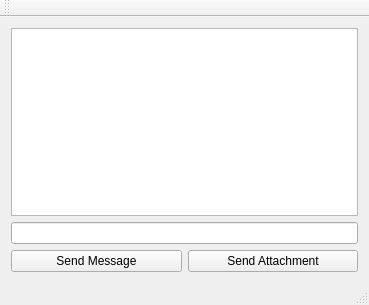
<?xml version="1.0" encoding="UTF-8"?>
<ui version="4.0">
 <class>MainWindow</class>
 <widget class="QMainWindow" name="MainWindow">
  <property name="geometry">
   <rect>
    <x>0</x>
    <y>0</y>
    <width>369</width>
    <height>305</height>
   </rect>
  </property>
  <property name="windowTitle">
   <string>QTCPClient</string>
  </property>
  <property name="styleSheet">
   <string notr="true"/>
  </property>
  <widget class="QWidget" name="centralWidget">
   <layout class="QGridLayout" name="gridLayout_2">
    <item row="1" column="0">
     <layout class="QGridLayout" name="gridLayout">
      <item row="1" column="1">
       <widget class="QPushButton" name="pushButton_sendAttachment">
        <property name="styleSheet">
         <string notr="true"/>
        </property>
        <property name="text">
         <string>Send Attachment</string>
        </property>
       </widget>
      </item>
      <item row="0" column="0" colspan="2">
       <widget class="QLineEdit" name="lineEdit_message">
        <property name="sizePolicy">
         <sizepolicy hsizetype="Expanding" vsizetype="Fixed">
          <horstretch>0</horstretch>
          <verstretch>0</verstretch>
         </sizepolicy>
        </property>
        <property name="styleSheet">
         <string notr="true"/>
        </property>
       </widget>
      </item>
      <item row="1" column="0">
       <widget class="QPushButton" name="pushButton_sendMessage">
        <property name="styleSheet">
         <string notr="true"/>
        </property>
        <property name="text">
         <string>Send Message</string>
        </property>
       </widget>
      </item>
     </layout>
    </item>
    <item row="0" column="0">
     <widget class="QTextBrowser" name="textBrowser_receivedMessages">
      <property name="styleSheet">
       <string notr="true"/>
      </property>
     </widget>
    </item>
   </layout>
  </widget>
  <widget class="QMenuBar" name="menuBar">
   <property name="geometry">
    <rect>
     <x>0</x>
     <y>0</y>
     <width>369</width>
     <height>21</height>
    </rect>
   </property>
  </widget>
  <widget class="QToolBar" name="mainToolBar">
   <attribute name="toolBarArea">
    <enum>TopToolBarArea</enum>
   </attribute>
   <attribute name="toolBarBreak">
    <bool>false</bool>
   </attribute>
  </widget>
  <widget class="QStatusBar" name="statusBar"/>
 </widget>
 <layoutdefault spacing="6" margin="11"/>
 <resources/>
 <connections/>
</ui>
